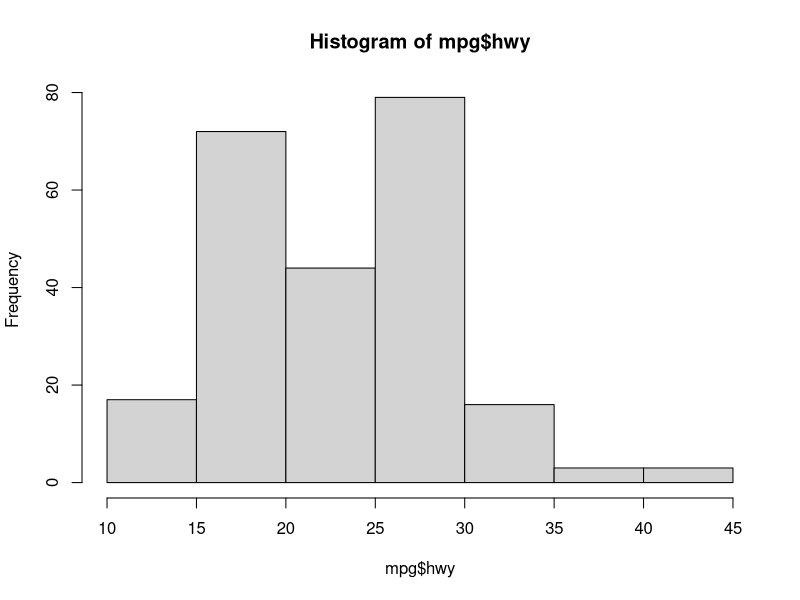
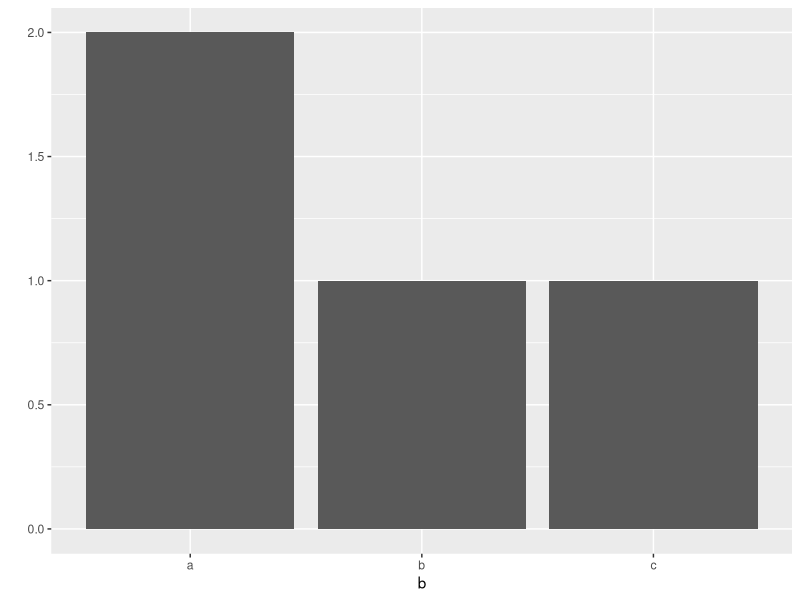

Reproduce these figures in R, in order.
library(ggplot2)
head(mpg)
mean(mpg$hwy)
max(mpg$hwy)
min(mpg$hwy)
hist(mpg$hwy)   #histogram 그래프 만들어주기

## 변수 만들기
a <- 1
a
b <- 2
b
ab <- 3.5
ab
c <- 3
c

##변수로 연산하기
a+b
a+b+c
4/b
5*b

##연속값 변수 만들기
d <- c(1,2,3,4,5)
d
e <- c(1:5)
e
f <- seq(1,5)
f
g <- seq(1,10,by=2)
g
d+e

##문자 변수 만들기
a2 <- 'a'
a
a2
b2 <- 'text'
b2
c2 <- 'Hello world'
c2

##연속 문자 변수 만들기
d2 <- c('a','b','c')
d2
e2 <- c('Hello','world','is','good')
e2

##함수
a <- c(1,2,3)
a
mean(a)
max(a)
min(a)
b <- c('a','a','b','c')
qplot(b)
##문자 처리 함수
e2
paste(e2,collapse=" ")   #빈칸 구분자로 문자 붙이기
e2_paste <- paste(e2,collapse=" ")
e2_paste
e3_paste <- paste(e2,collapse=",")
e3_paste
